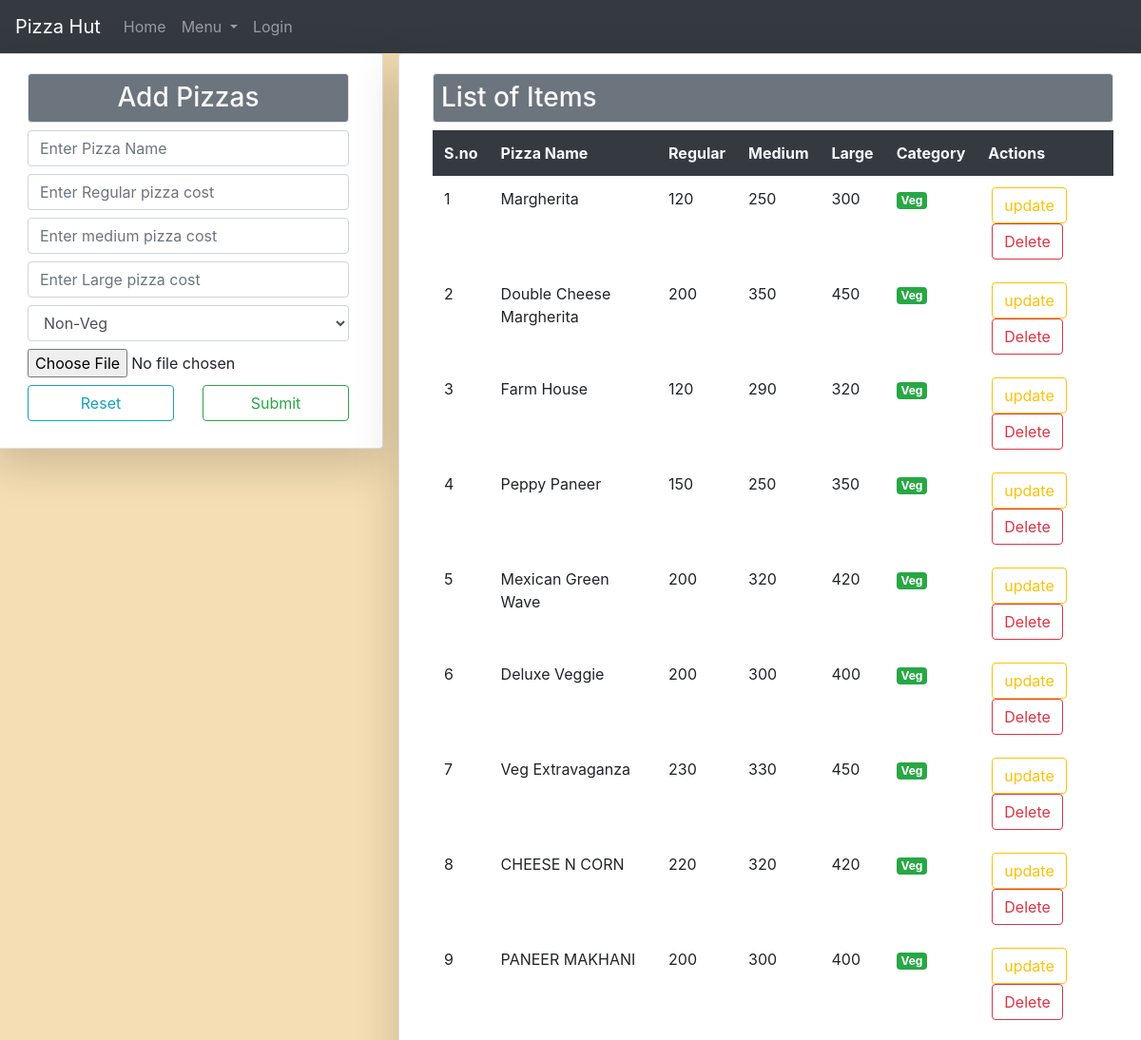
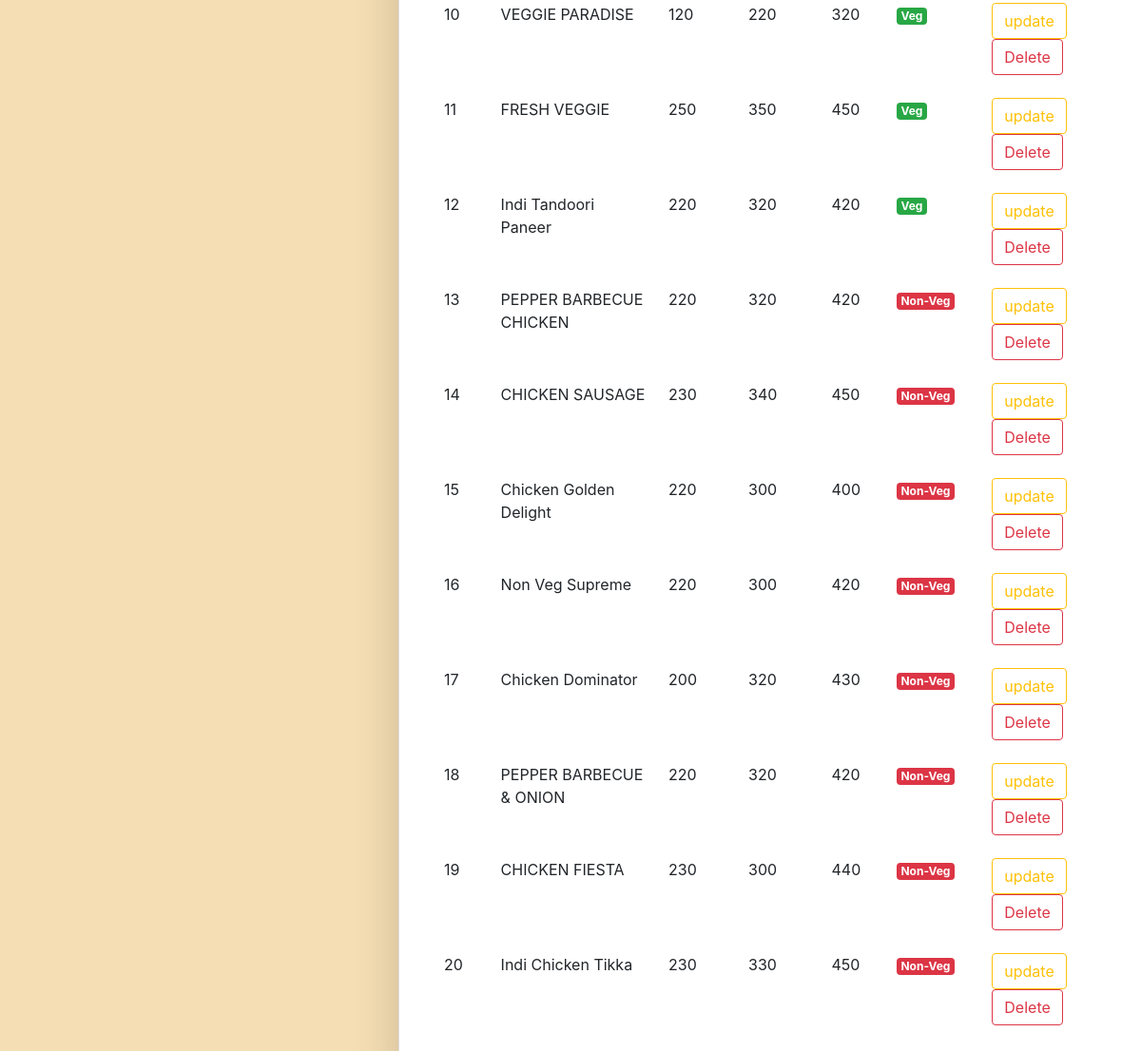
The app's page /itemlist/ with its own data (2 pictures, top to bottom).
### PizzaApp/models.py (models this page shows)
class Pizzas(models.Model):
    y=[('NV','Non-Veg'),('VG','Veg')]
    pname=models.CharField(max_length=50)
    pregular=models.IntegerField()
    pmedium=models.IntegerField()
    plarge=models.IntegerField()
    pcategory = models.CharField(choices=y,default="NV",max_length=12)
    pimage=models.ImageField(upload_to="pizzaimages/",default="achari_do_pyaza.jpg")

### PizzaApp/views.py (the view)
# urls.py: path('itemlist/',views.itlist,name="itemlist"),
def itlist(request):
    s=Pizzas.objects.all()
    if request.method == 'POST':
        a = PizzaForm(request.POST, request.FILES)
        if a.is_valid():
            a.save()
            return redirect('/itemlist')
    a = PizzaForm()
    return render(request,'html/itemlist.html',{'k':a,'p':s})

### PizzaApp/forms.py
class PizzaForm(forms.ModelForm):
    class Meta:
        model=Pizzas
        fields=["pname","pregular","pmedium","plarge","pcategory","pimage"]
        widgets={
        "pname":forms.TextInput(attrs={
            "class":"form-control my-2",
            "placeholder":"Enter Pizza Name" ,
            }),
        "pregular":forms.NumberInput(attrs={
            "class":"form-control my-2",
            "placeholder":"Enter Regular pizza cost"
            }),
        "pmedium":forms.NumberInput(attrs={
            "class":"form-control my-2",
            "placeholder":"Enter medium pizza cost"
            }),
        "plarge":forms.NumberInput(attrs={
            "class":"form-control my-2",
            "placeholder":"Enter Large pizza cost"
            }),
        "pcategory":forms.Select(attrs={
            "class":"form-control my-2",
            "placeholder":"Select Items",
            }),
        }

### PizzaApp/templates/html/itemlist.html (shortened to what this page needs)
{% extends 'html/base.html' %}
{% load static %}
{% block content %}
	<div class="row">
		<div class="card col-md-4 shadow-lg mx-2 h-100">
			<div class="card-body">
				<form method="POST" enctype="multipart/form-data">
					<h3 class="text-center text-light bg-secondary p-2 border rounded">Add Pizzas</h3>
					{% for j in k %}
						{{j}}
					{% endfor %}
				<div class="row">
					<div class="col">
						<input type="reset" name="Reset" class="btn-outline-info my-2 form-control">
					</div>
					<div class="col">
						<input type="submit" name="Create" class="btn-outline-success my-2 form-control">
					</div>
				</div>
				</form>
			</div>
		</div>
		<div class="card col-md shadow-lg mx-2">
			<div class="card-body">
				<h3 class="text-light bg-secondary p-2 border rounded">List of Items</h3>
				<table class="table table-borderless table-hover">
					<tr class="bg-dark text-light">
						<th>S.no</th>
						<th>Pizza Name</th>
						<th>Regular</th>
						<th>Medium</th>
						<th>Large</th>
						<th>Category</th>
						<th>Actions</th>
					</tr>
					{% for k in p %}
						<tr>
							<td>{{forloop.counter}}</td>
							<td>{{k.pname}}</td>
							<td>{{k.pregular}}</td>
							<td>{{k.pmedium}}</td>
							<td>{{k.plarge}}</td>
							<td>{% if k.pcategory == 'VG' %}
								<span class="badge badge-success">Veg</span>
								{% else %}
								<span class="badge badge-danger">Non-Veg</span>
								{% endif %}
							</td>
							<td>
								<a href="{% url 'itemup' k.id %}" class="btn btn-outline-warning mx-1">update</a><a href="{% url 'itemdel' k.id %}" class="btn btn-outline-danger mx-1">Delete</a>
							</td>
						</tr>
					{% endfor %}
				</table>
			</div>
		</div>
	</div>
{% endblock %}

### records on screen
Pizzas: pname "Margherita", pregular "120", pmedium "250", plarge "300", pcategory "Veg"
Pizzas: pname "Double Cheese Margherita", pregular "200", pmedium "350", plarge "450", pcategory "Veg"
Pizzas: pname "Farm House", pregular "120", pmedium "290", plarge "320", pcategory "Veg"
Pizzas: pname "Peppy Paneer", pregular "150", pmedium "250", plarge "350", pcategory "Veg"
Pizzas: pname "Mexican Green Wave", pregular "200", pmedium "320", plarge "420", pcategory "Veg"
Pizzas: pname "Deluxe Veggie", pregular "200", pmedium "300", plarge "400", pcategory "Veg"
Pizzas: pname "Veg Extravaganza", pregular "230", pmedium "330", plarge "450", pcategory "Veg"
Pizzas: pname "CHEESE N CORN", pregular "220", pmedium "320", plarge "420", pcategory "Veg"
Pizzas: pname "PANEER MAKHANI", pregular "200", pmedium "300", plarge "400", pcategory "Veg"
Pizzas: pname "VEGGIE PARADISE", pregular "120", pmedium "220", plarge "320", pcategory "Veg"
Pizzas: pname "FRESH VEGGIE", pregular "250", pmedium "350", plarge "450", pcategory "Veg"
Pizzas: pname "Indi Tandoori Paneer", pregular "220", pmedium "320", plarge "420", pcategory "Veg"
Pizzas: pname "PEPPER BARBECUE CHICKEN", pregular "220", pmedium "320", plarge "420", pcategory "Non-Veg"
Pizzas: pname "CHICKEN SAUSAGE", pregular "230", pmedium "340", plarge "450", pcategory "Non-Veg"
Pizzas: pname "Chicken Golden Delight", pregular "220", pmedium "300", plarge "400", pcategory "Non-Veg"
Pizzas: pname "Non Veg Supreme", pregular "220", pmedium "300", plarge "420", pcategory "Non-Veg"
Pizzas: pname "Chicken Dominator", pregular "200", pmedium "320", plarge "430", pcategory "Non-Veg"
Pizzas: pname "PEPPER BARBECUE & ONION", pregular "220", pmedium "320", plarge "420", pcategory "Non-Veg"
Pizzas: pname "CHICKEN FIESTA", pregular "230", pmedium "300", plarge "440", pcategory "Non-Veg"
Pizzas: pname "Indi Chicken Tikka", pregular "230", pmedium "330", plarge "450", pcategory "Non-Veg"
